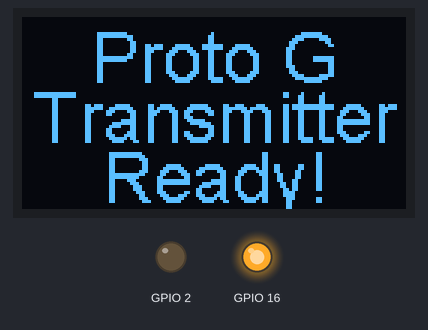
Recording of a sketch running on a simulated ESP32. Shown: 128×64 one-colour display, output pins drawn as LEDs (lit = HIGH). Dashed ring = blinking. No radio packets arrive unless stated; what the sketch prints to the serial monitor is not drawn.

Above: at 0.1 s.
At 1.7 s:
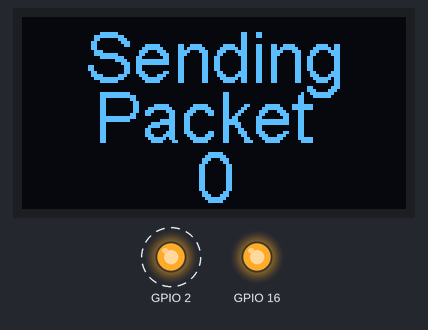
At 20.4 s:
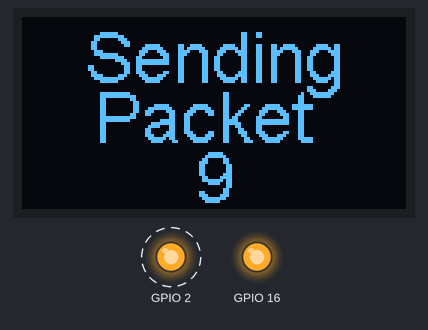
At 38.0 s:
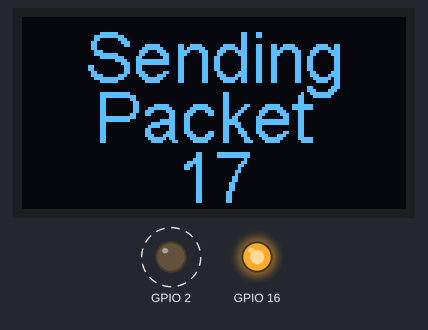
Timing chart, 0 to 40.0 s (numbered marks = the images above):
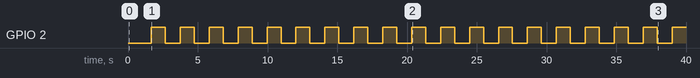

Measured:
- by itself, GPIO 2: alternates HIGH for 1.0 s and LOW for 1.1 s
- what the display in image 0 shows lasts 1.5 s, from 0.1 s to 1.6 s
- what the display in image 1 shows lasts 2.1 s, from 1.6 s to 3.7 s

The sketch:

OLED_LoRa_Sender.ino
```cpp
#include <SPI.h>
#include <LoRa.h>
#include <Wire.h>
#include "SSD1306.h"
#include "images.h"

#define SCK     5    // GPIO5  -- SX1278's SCK
#define MISO    19   // GPIO19 -- SX1278's MISnO
#define MOSI    27   // GPIO27 -- SX1278's MOSI
#define SS      18   // GPIO18 -- SX1278's CS
#define RST     14   // GPIO14 -- SX1278's RESET
#define DI0     26   // GPIO26 -- SX1278's IRQ(Interrupt Request)
#define BAND  923E6

 unsigned int counter = 0;

SSD1306 display(0x3c, 21, 22);
String rssi = "RSSI --";
String packSize = "--";
String packet ;


void setup() {
  pinMode(16,OUTPUT);
  pinMode(2,OUTPUT);

  digitalWrite(16, LOW);    // set GPIO16 low to reset OLED
  delay(50);
  digitalWrite(16, HIGH); // while OLED is running, must set GPIO16 in high

  Serial.begin(115200);
  while (!Serial);
  Serial.println();
  Serial.println("LoRa Sender Test");

  SPI.begin(SCK,MISO,MOSI,SS);
  LoRa.setPins(SS,RST,DI0);
  if (!LoRa.begin(923E6)) {
    Serial.println("Starting LoRa failed!");
    while (1);
  }
  //LoRa.onReceive(cbk);
//  LoRa.receive();
  Serial.println("init ok");
  display.init();
  display.flipScreenVertically();
  display.setFont(ArialMT_Plain_10);


    display.clear();
  display.setTextAlignment(TEXT_ALIGN_CENTER);
  display.setFont(ArialMT_Plain_24);
  display.drawString(64 , 0 , "Proto G");
  display.drawString(64 , 20 , "Transmitter");
  display.drawString(64 , 40 , "Ready!");
  display.display();

  delay(1500);
}

void loop() {
  display.clear();
  display.setTextAlignment(TEXT_ALIGN_CENTER);
  display.setFont(ArialMT_Plain_24);

  display.drawString(64, 0, "Sending");
  display.drawString(64, 20, "Packet ");
  display.drawString(64, 40, String(counter));
  Serial.println(String(counter));
  display.display();

  // send packet
  LoRa.beginPacket();
  LoRa.print("Packet ");
  LoRa.print(counter);
  LoRa.endPacket();

  counter++;
  digitalWrite(2, HIGH);   // turn the LED on (HIGH is the voltage level)
  delay(1000);                       // wait for a second
  digitalWrite(2, LOW);    // turn the LED off by making the voltage LOW
  delay(1000);                       // wait for a second
}
```

Source omitted: images.h (data table, 7246 bytes)
